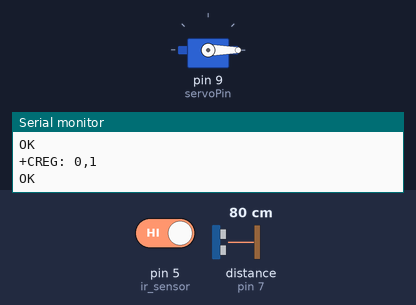
The sketch below on a simulated Arduino Uno, built with avr-gcc and run on an emulated ATmega328P. Shown: servo, the last lines printed to the serial monitor. Wiring (inferred from the names in the program): ultrasonic range finder: trigger pin 8; echo pin 7. The inputs (shaded band) are chosen by the test bench; at power-on: distance to the obstacle (sensor on pin 7) 80 cm, pin 5 (ir_sensor) HIGH. The echo pulse lasts 58.3 µs per cm; the modem accepts every AT command (registered, SIM ready, sends succeed) and sends nothing else.

Above: at 5.2 s.
5.3 s: distance to the obstacle (sensor on pin 7) set to 17 cm
6.8 s: distance to the obstacle (sensor on pin 7) set to 13 cm
At 7.25 s:
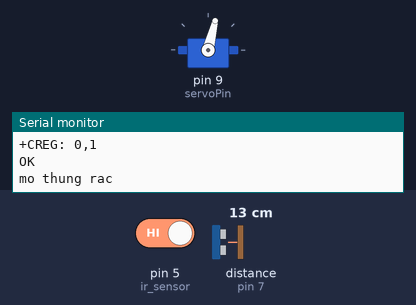
At 8.3 s:
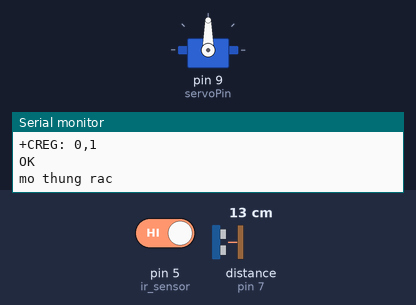
8.8 s: pin 5 (ir_sensor) driven LOW
At 9.9 s:
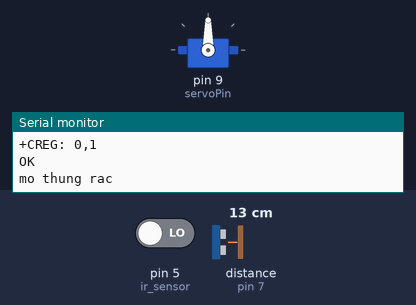
11.8 s: distance to the obstacle (sensor on pin 7) set to 18 cm
14.8 s: distance to the obstacle (sensor on pin 7) set to 2 cm
Timing chart, 0 to 21.7 s (numbered marks = the images above; inputs shaded):
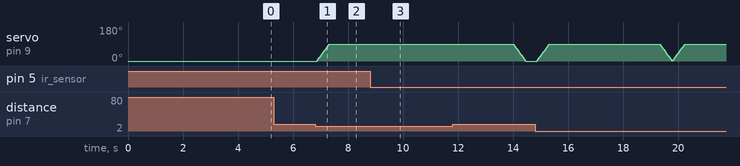

The sketch:

main.ino
```cpp
#include <Servo.h>
#include <SoftwareSerial.h>
int echoPin = 7;
int trigPin = 8;
int servoPin = 9;
int duration; //micro second
float distance;
int pos=0;
Servo myServo;
unsigned long previousMillis = 0;
unsigned long openTime = 0;
int isOpen = 0;    // Trang thai thung rac (true: mo, false: dong)

SoftwareSerial sim800l(3, 2);
int ir_sensor = 5; //Chân cảm biến hồng ngoại nối chân số 5 Arduino
int value = 1;
// Đã gửi tin nhắn hay chưa
bool flag = false;

void setup() {

// initialize serial communication:
  Serial.begin(9600);
  pinMode(trigPin,OUTPUT);
  pinMode(echoPin,INPUT);
  myServo.attach(servoPin);
  // Góc quay ban đầu của servo
  myServo.write(0);
  myServo.detach();

  sim800l.begin(9600);   //Module baude rate, this is on max, it depends on the version
  Serial.begin(9600);

  Serial.println("Initializing...");
  delay(1000);
  sim800l.println("AT"); //Once the handshake test is successful, it will back to OK
  updateSerial();
  sim800l.println("AT+CBC"); //Check whether it has registered in the network
  updateSerial();
  sim800l.println("AT+CSQ"); //Signal quality test, value range is 0-31 , 31 is the best
  updateSerial();
  sim800l.println("AT+COPS?"); //Signal quality test, value range is 0-31 , 31 is the best
  updateSerial();
  sim800l.println("AT+CCID"); //Read SIM information to confirm whether the SIM is plugged
  updateSerial();

  sim800l.println("AT+CREG?"); //Check whether it has registered in the network
  updateSerial();

  pinMode(ir_sensor, INPUT);
}

void loop() {
  // Thời gian lấy mẫu của cảm biến siêu âm 100ms
  if((unsigned long) (millis() - previousMillis) >= 100){
    previousMillis = millis();

    distance = get_distance();
//    Serial.print("\nDistance in centimers: ");
//    Serial.print(distance);

    // Voi distance <= 15 mo thung rac
    if(distance <= 15){
      openTime = millis();
      open_dustbin();
      isOpen = 1;
      //Thoi gian mo thung rac la 4s
      delay(4000);
    }
  }

  // Khi thùng rác đầy thì gửi tin nhắn về điện thoại
  if(digitalRead(ir_sensor) == 0 && flag == false){
    Serial.println("Thung rac day");

    SendSMS();
    if (sim800l.available()){
      Serial.write(sim800l.read());
    }
    updateSerial();
    //Da gui tin nhan
    flag = true;
  }
  if(digitalRead(ir_sensor) == 1 && flag == true){
    flag = false;
  }

  // Khi thoi gian mo lon hon 4s thi dong thung rac
  if ((millis() - openTime >= 4000) && (isOpen == true))
  {
    close_dustbin();
    isOpen = 0;
  }


}

void open_dustbin()
{
  myServo.attach(servoPin);
  Serial.println("\nmo thung rac");
  for (pos = 0; pos <= 90; pos += 1)   // Góc mở của servo (nắp thùng rác) từ 0-90
  {
    myServo.write(pos);                // yêu cầu servo chuyển đến vị trí trong biến 'pos'
    delay(5);                         // tốc độ mở thùng rác (cu 5 mili giay quay 1 goc 1 do)
  }
//  myServo.detach();
}
void close_dustbin()
{
//  myServo.attach(servoPin);
  Serial.println("\ndong thung rac");
  for (pos = 90; pos >= 0; pos -= 1)
  {
    myServo.write(pos);
    delay(5);
  }
  myServo.detach();
}

float get_distance(){
      // Sinh ra xung o chan trig
    digitalWrite(trigPin,LOW);
    delayMicroseconds(2);
    digitalWrite(trigPin,HIGH);
    delayMicroseconds(10);
    digitalWrite(trigPin,LOW);

    // Nhan
    duration = pulseIn(echoPin,HIGH);
    distance = duration * 0.034/2.;
    return distance;
}

void updateSerial()
{
  delay(500);
  while (Serial.available())
  {
    sim800l.write(Serial.read());//Forward what Serial received to Software Serial Port
  }
  while(sim800l.available())
  {
    Serial.write(sim800l.read());//Forward what Software Serial received to Serial Port
  }
}

void SendSMS()
{
  Serial.println("Sending SMS...");               //Show this message on serial monitor
  sim800l.print("AT+CMGF=1\r");                   //Set the module to SMS mode
  delay(100);
  sim800l.print("AT+CMGS=\"+84347570116\"\r");  //Your phone number don't forget to include your country code, example +212123456789"
  delay(500);
  sim800l.print("Thung rac da day!!! Hay di do rac");       //This is the text to send to the phone number, don't make it too long or you have to modify the SoftwareSerial buffer
  delay(500);
  sim800l.print((char)26);// (required according to the datasheet)
  delay(500);
  sim800l.println();
  Serial.println("Text Sent.");
  delay(500);
}
```

Measured:
- the behaviour switches between 16 and 15 cm on distance to the obstacle (sensor on pin 7) (found by bisection; images 0 and 1)
- after the input at 5.3 s, every drawn part: stays the same
- after the input at 6.8 s, servo on pin 9 (servoPin): moves from 0° to 90° over 0.44 s, starting after 0.08 s
- after the input at 8.8 s, servo on pin 9 (servoPin): stops changing and stays 90°
